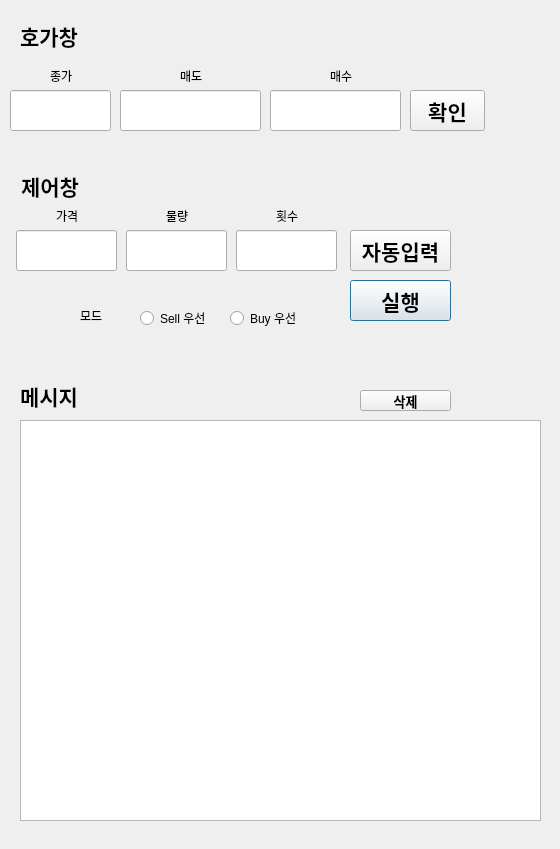
<?xml version="1.0" encoding="UTF-8"?>
<ui version="4.0">
 <class>Dialog</class>
 <widget class="QDialog" name="Dialog">
  <property name="geometry">
   <rect>
    <x>0</x>
    <y>0</y>
    <width>560</width>
    <height>849</height>
   </rect>
  </property>
  <property name="windowTitle">
   <string>Dialog</string>
  </property>
  <widget class="QLineEdit" name="price_lineEdit">
   <property name="geometry">
    <rect>
     <x>16</x>
     <y>230</y>
     <width>101</width>
     <height>41</height>
    </rect>
   </property>
   <property name="font">
    <font>
     <family>Adobe Arabic</family>
     <pointsize>20</pointsize>
     <weight>75</weight>
     <bold>true</bold>
    </font>
   </property>
   <property name="alignment">
    <set>Qt::AlignCenter</set>
   </property>
  </widget>
  <widget class="QLineEdit" name="qty_lineEdit">
   <property name="geometry">
    <rect>
     <x>126</x>
     <y>230</y>
     <width>101</width>
     <height>41</height>
    </rect>
   </property>
   <property name="font">
    <font>
     <family>Adobe Arabic</family>
     <pointsize>20</pointsize>
     <weight>75</weight>
     <bold>true</bold>
    </font>
   </property>
   <property name="alignment">
    <set>Qt::AlignCenter</set>
   </property>
  </widget>
  <widget class="QPushButton" name="action_pushButton">
   <property name="geometry">
    <rect>
     <x>350</x>
     <y>280</y>
     <width>101</width>
     <height>41</height>
    </rect>
   </property>
   <property name="font">
    <font>
     <family>Adobe Arabic</family>
     <pointsize>16</pointsize>
     <weight>75</weight>
     <bold>true</bold>
    </font>
   </property>
   <property name="text">
    <string>실행</string>
   </property>
  </widget>
  <widget class="QLabel" name="label">
   <property name="geometry">
    <rect>
     <x>21</x>
     <y>170</y>
     <width>91</width>
     <height>31</height>
    </rect>
   </property>
   <property name="font">
    <font>
     <family>Adobe Arabic</family>
     <pointsize>16</pointsize>
     <weight>75</weight>
     <bold>true</bold>
    </font>
   </property>
   <property name="text">
    <string>제어창</string>
   </property>
  </widget>
  <widget class="QLabel" name="label_3">
   <property name="geometry">
    <rect>
     <x>56</x>
     <y>210</y>
     <width>56</width>
     <height>12</height>
    </rect>
   </property>
   <property name="text">
    <string>가격</string>
   </property>
  </widget>
  <widget class="QLabel" name="label_4">
   <property name="geometry">
    <rect>
     <x>166</x>
     <y>210</y>
     <width>56</width>
     <height>12</height>
    </rect>
   </property>
   <property name="text">
    <string>물량</string>
   </property>
  </widget>
  <widget class="QLabel" name="label_2">
   <property name="geometry">
    <rect>
     <x>25</x>
     <y>-30</y>
     <width>91</width>
     <height>31</height>
    </rect>
   </property>
   <property name="font">
    <font>
     <family>Adobe Arabic</family>
     <pointsize>16</pointsize>
     <weight>75</weight>
     <bold>true</bold>
    </font>
   </property>
   <property name="text">
    <string>호가창</string>
   </property>
  </widget>
  <widget class="QPushButton" name="refresh_pushButton">
   <property name="geometry">
    <rect>
     <x>410</x>
     <y>90</y>
     <width>75</width>
     <height>41</height>
    </rect>
   </property>
   <property name="font">
    <font>
     <family>Adobe Arabic</family>
     <pointsize>16</pointsize>
     <weight>75</weight>
     <bold>true</bold>
    </font>
   </property>
   <property name="text">
    <string>확인</string>
   </property>
  </widget>
  <widget class="QLabel" name="label_9">
   <property name="geometry">
    <rect>
     <x>330</x>
     <y>70</y>
     <width>56</width>
     <height>12</height>
    </rect>
   </property>
   <property name="text">
    <string>매수</string>
   </property>
  </widget>
  <widget class="QLabel" name="label_10">
   <property name="geometry">
    <rect>
     <x>50</x>
     <y>70</y>
     <width>56</width>
     <height>12</height>
    </rect>
   </property>
   <property name="text">
    <string>종가</string>
   </property>
  </widget>
  <widget class="QLabel" name="label_11">
   <property name="geometry">
    <rect>
     <x>180</x>
     <y>70</y>
     <width>56</width>
     <height>12</height>
    </rect>
   </property>
   <property name="text">
    <string>매도</string>
   </property>
  </widget>
  <widget class="QLineEdit" name="last_lineEdit">
   <property name="geometry">
    <rect>
     <x>10</x>
     <y>90</y>
     <width>101</width>
     <height>41</height>
    </rect>
   </property>
   <property name="font">
    <font>
     <family>Adobe Arabic</family>
     <pointsize>15</pointsize>
     <weight>75</weight>
     <bold>true</bold>
    </font>
   </property>
   <property name="text">
    <string/>
   </property>
   <property name="alignment">
    <set>Qt::AlignCenter</set>
   </property>
   <property name="readOnly">
    <bool>true</bool>
   </property>
  </widget>
  <widget class="QLineEdit" name="ask_lineEdit">
   <property name="geometry">
    <rect>
     <x>120</x>
     <y>90</y>
     <width>141</width>
     <height>41</height>
    </rect>
   </property>
   <property name="font">
    <font>
     <family>Adobe Arabic</family>
     <pointsize>15</pointsize>
     <weight>75</weight>
     <bold>true</bold>
    </font>
   </property>
   <property name="text">
    <string/>
   </property>
   <property name="alignment">
    <set>Qt::AlignCenter</set>
   </property>
   <property name="readOnly">
    <bool>true</bool>
   </property>
  </widget>
  <widget class="QLineEdit" name="bid_lineEdit">
   <property name="geometry">
    <rect>
     <x>270</x>
     <y>90</y>
     <width>131</width>
     <height>41</height>
    </rect>
   </property>
   <property name="font">
    <font>
     <family>Adobe Arabic</family>
     <pointsize>15</pointsize>
     <weight>75</weight>
     <bold>true</bold>
    </font>
   </property>
   <property name="text">
    <string/>
   </property>
   <property name="alignment">
    <set>Qt::AlignCenter</set>
   </property>
   <property name="readOnly">
    <bool>true</bool>
   </property>
  </widget>
  <widget class="QLabel" name="label_12">
   <property name="geometry">
    <rect>
     <x>276</x>
     <y>210</y>
     <width>56</width>
     <height>12</height>
    </rect>
   </property>
   <property name="text">
    <string>횟수</string>
   </property>
  </widget>
  <widget class="QLineEdit" name="count_lineEdit">
   <property name="geometry">
    <rect>
     <x>236</x>
     <y>230</y>
     <width>101</width>
     <height>41</height>
    </rect>
   </property>
   <property name="font">
    <font>
     <family>Adobe Arabic</family>
     <pointsize>20</pointsize>
     <weight>75</weight>
     <bold>true</bold>
    </font>
   </property>
   <property name="alignment">
    <set>Qt::AlignCenter</set>
   </property>
  </widget>
  <widget class="QLabel" name="label_6">
   <property name="geometry">
    <rect>
     <x>20</x>
     <y>380</y>
     <width>91</width>
     <height>31</height>
    </rect>
   </property>
   <property name="font">
    <font>
     <family>Adobe Arabic</family>
     <pointsize>16</pointsize>
     <weight>75</weight>
     <bold>true</bold>
    </font>
   </property>
   <property name="text">
    <string>메시지</string>
   </property>
  </widget>
  <widget class="QTextBrowser" name="textBrowser">
   <property name="geometry">
    <rect>
     <x>20</x>
     <y>420</y>
     <width>521</width>
     <height>401</height>
    </rect>
   </property>
  </widget>
  <widget class="QLabel" name="label_5">
   <property name="geometry">
    <rect>
     <x>80</x>
     <y>310</y>
     <width>56</width>
     <height>12</height>
    </rect>
   </property>
   <property name="text">
    <string>모드</string>
   </property>
  </widget>
  <widget class="QRadioButton" name="sell_radioButton">
   <property name="geometry">
    <rect>
     <x>140</x>
     <y>310</y>
     <width>90</width>
     <height>16</height>
    </rect>
   </property>
   <property name="text">
    <string>Sell 우선</string>
   </property>
  </widget>
  <widget class="QRadioButton" name="buy_radioButton">
   <property name="geometry">
    <rect>
     <x>230</x>
     <y>310</y>
     <width>90</width>
     <height>16</height>
    </rect>
   </property>
   <property name="text">
    <string>Buy 우선</string>
   </property>
  </widget>
  <widget class="QPushButton" name="autoinput_pushButton">
   <property name="geometry">
    <rect>
     <x>350</x>
     <y>230</y>
     <width>101</width>
     <height>41</height>
    </rect>
   </property>
   <property name="font">
    <font>
     <family>Adobe Arabic</family>
     <pointsize>16</pointsize>
     <weight>75</weight>
     <bold>true</bold>
    </font>
   </property>
   <property name="text">
    <string>자동입력</string>
   </property>
  </widget>
  <widget class="QLabel" name="orderbook_Label">
   <property name="geometry">
    <rect>
     <x>20</x>
     <y>20</y>
     <width>201</width>
     <height>31</height>
    </rect>
   </property>
   <property name="font">
    <font>
     <family>Adobe Arabic</family>
     <pointsize>16</pointsize>
     <weight>75</weight>
     <bold>true</bold>
    </font>
   </property>
   <property name="text">
    <string>호가창</string>
   </property>
  </widget>
  <widget class="QPushButton" name="delete_pushButton">
   <property name="geometry">
    <rect>
     <x>360</x>
     <y>390</y>
     <width>91</width>
     <height>21</height>
    </rect>
   </property>
   <property name="font">
    <font>
     <family>Adobe Arabic</family>
     <pointsize>10</pointsize>
     <weight>75</weight>
     <bold>true</bold>
    </font>
   </property>
   <property name="text">
    <string>삭제</string>
   </property>
  </widget>
 </widget>
 <resources/>
 <connections/>
</ui>
